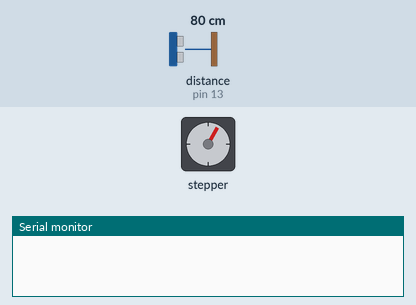
This sketch was run on a simulated Arduino Uno, built with avr-gcc and run on an emulated ATmega328P. On the bench: stepper motor, the last lines printed to the serial monitor. Wiring (inferred from the names in the program): ultrasonic range finder: trigger pin 12; echo pin 13; stepper motor driver (200 steps per turn assumed): step pin 3; direction pin 2. The inputs (shaded band) are chosen by the test bench; at power-on: distance to the obstacle (sensor on pin 13) 80 cm. The echo pulse lasts 58.3 µs per cm.

Above: at 3.3 s.
At 11.1 s:
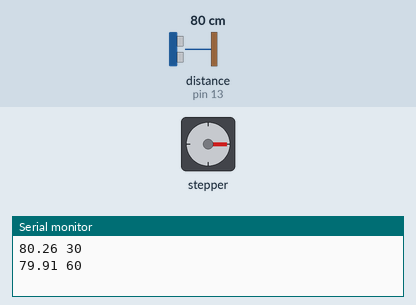
At 18.9 s:
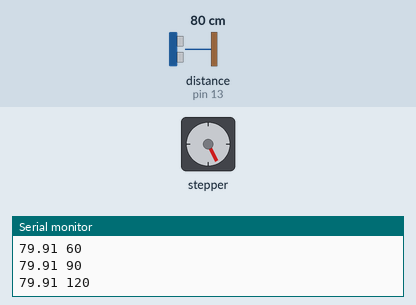
At 38.4 s:
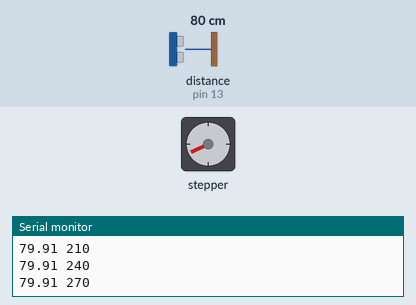
Timing chart, 0 to 40.0 s (numbered marks = the images above):
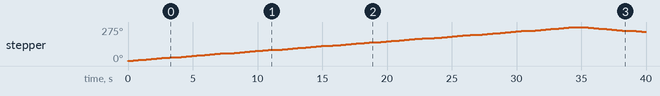

Measured:
- by itself, stepper: turns 30° clockwise in 3.2 s, then 31° clockwise in 3.2 s, then 30° clockwise in 3.2 s, then 31° clockwise in 3.2 s, and so on

The sketch:

SNDAR.ino
```cpp
  // 轉向
#define dirPin 2
#define stepPin 3

// 測距(要換角位)
#define TrigPin 12
#define EchoPin 13

float ProgTime, Dist;
int degree = 0;
int j = 0;
bool dir = true;


float Trigger(){
  digitalWrite(TrigPin, LOW);
  digitalWrite(TrigPin, HIGH);
  delayMicroseconds(10);
  digitalWrite(TrigPin, LOW);

  return pulseIn(EchoPin, HIGH);
}


void setup() {
  // 轉向
  pinMode(stepPin, OUTPUT);
  pinMode(dirPin, OUTPUT);

  // 測距
  pinMode(TrigPin, OUTPUT);
  pinMode(EchoPin, INPUT);
  Serial.begin(9600);


}

void loop() {
  // 測距
  ProgTime = Trigger();


  // 轉向
  digitalWrite(dirPin ,dir);

  for(int i=0; i<17; i++){
    digitalWrite(stepPin, HIGH);
    delay(100);
    digitalWrite(stepPin, LOW);
    delay(100);
  }
delay(500);


  j++;
  if(dir){
    degree += 30;
  }
  else{
    degree -= 30;
  }
  Serial.print(ProgTime*0.0172);
  Serial.print(' ');
  Serial.println(degree);
  if(j == 0 || j == 9){
    j = 0;
    dir = !dir;
  }

}
```
